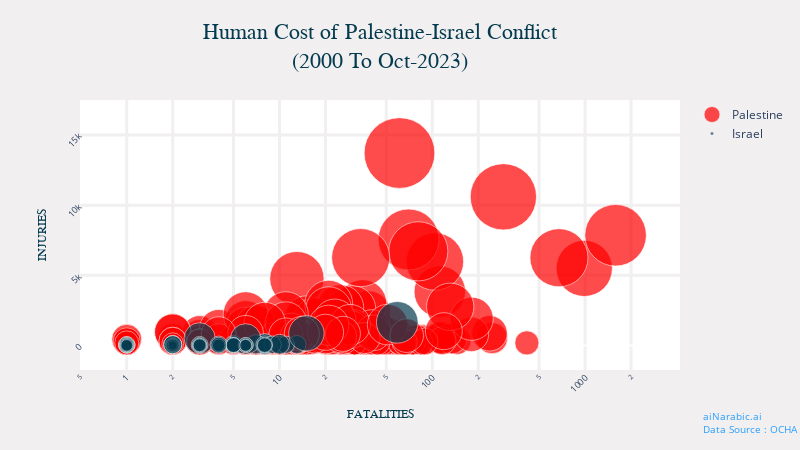

Source (notebook cell):
### Code cell
data = loader.read_excel(Project_Path +"\data\ps_il.xlsx", header=0, usecols=[0,1,2,3,4])
save_filename = Project_Path+"\outputs\Bubbles.html"
title = "Human Cost of Palestine-Israel Conflict<br>2000 To Oct-2023"
config=Config()
scatterplot = Bubbles(data, config=config)
scatterplot.show()

### Figure 1 — Plotly figure (JSON) as saved in the notebook; plotly's stock layout.template omitted (floating-point values rounded to 4 significant figures; data arrays with more than 128 entries replaced by an {"elided": "..."} marker saying what was removed)
{"data": [{"marker": {"color": "#FE0000", "line": {"width": 0.7}, "size": {"elided": "288 float values"}, "sizemode": "area", "sizeref": 0.04685}, "mode": "markers", "name": "Palestine", "text": {"elided": "288 str values"}, "type": "scatter", "x": {"elided": "288 int values"}, "y": {"elided": "288 int values"}}, {"marker": {"color": "#053B50", "line": {"width": 0.7}, "size": {"elided": "288 float values"}, "sizemode": "area", "sizeref": 0.04685}, "mode": "markers", "name": "Israel", "text": {"elided": "288 str values"}, "type": "scatter", "x": {"elided": "288 int values"}, "y": {"elided": "288 int values"}}], "layout": {"annotations": [{"align": "left", "font": {"color": "#279EFF", "size": 10}, "showarrow": false, "text": "aiNarabic.ai<br>Data Source : OCHA", "x": 1.2, "xref": "paper", "y": -0.25, "yref": "paper"}, {"align": "center", "font": {"color": "#053B50", "family": "bold", "size": 22}, "showarrow": false, "text": "Human Cost of Palestine-Israel Conflict<br>(2000 To Oct-2023)", "x": 0.5, "xref": "paper", "y": 1.3, "yref": "paper"}], "height": 450, "paper_bgcolor": "#F1EFEF", "plot_bgcolor": "white", "width": 800, "xaxis": {"gridcolor": "#F1EFEF", "gridwidth": 3, "showline": false, "tickangle": -45, "tickfont": {"size": 9}, "title": {"font": {"color": "#053B50", "family": "bold", "size": 12}, "text": "FATALITIES"}, "type": "log"}, "yaxis": {"gridcolor": "#F1EFEF", "gridwidth": 3, "tickangle": -45, "tickfont": {"size": 9}, "title": {"font": {"color": "#053B50", "family": "bold", "size": 12}, "text": "INJURIES"}}}}
